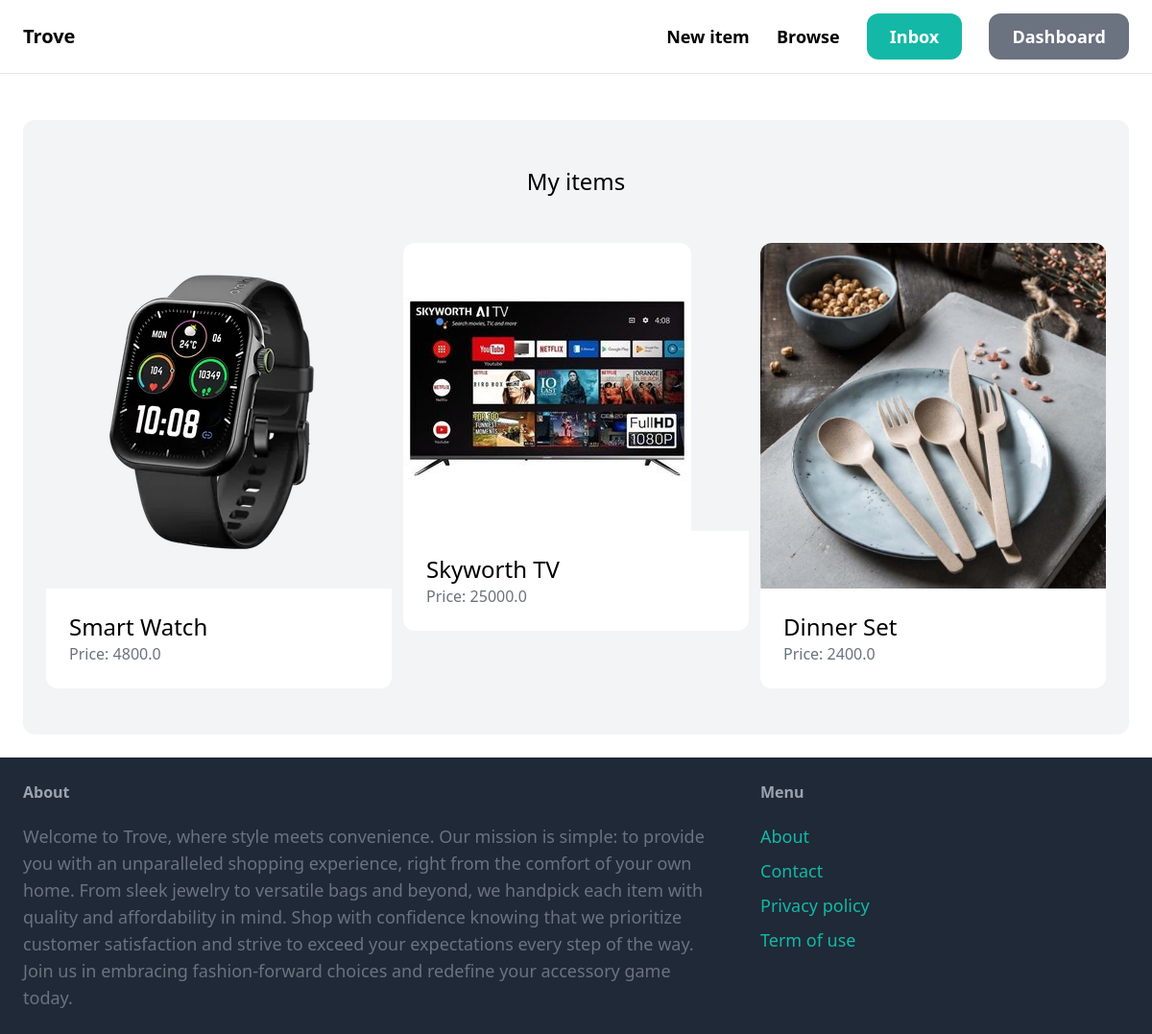
The page /dashboard/ (signed in) on the database its author committed.
### item/models.py (models this page shows, shortened)
class Item(models.Model):
    category = models.ForeignKey(Category, related_name='items', on_delete=models.CASCADE)
    name = models.CharField(max_length=255)
    description = models.TextField(blank=True, null=True)
    price = models.FloatField()
    image = models.ImageField(upload_to='item_images', blank=True, null=True)
    is_sold = models.BooleanField(default=False)
    created_by = models.ForeignKey(User, related_name='items', on_delete=models.CASCADE)
    created_at = models.DateTimeField(auto_now_add=True)

### dashboard/views.py (the view)
# urls.py: path('', views.index, name='index'),
@login_required
def index(request):
    items = Item.objects.filter(created_by=request.user)
    return render(request, 'dashboard/index.html', {
        'items': items,
    })

### dashboard/templates/dashboard/index.html (shortened to what this page needs)
{% extends 'core/base.html' %}
{% block content %}
    <div class="mt-6 px-6 py-12 bg-gray-100 rounded-xl">
        <h2 class="mb-12 text-2xl text-center">My items</h2>
        <div class="grid grid-cols-3 gap-3">
            {% for item in items %}
                <div>
                    <a href="{% url 'item:detail' item.id %}">
                        <div>
                            <img src="{{ item.image.url }}" class="rounded-t-xl">
                        </div>
                        <div class="p-6 bg-white rounded-b-xl">
                            <h2 class="text-2xl">{{ item.name }}</h2>
                            <p class="text-gray-500">Price: {{ item.price }}</p>
                        </div>
                    </a>
                </div>
            {% endfor %}
        </div>
    </div>
{% endblock %}

### rows shown on the page
Item: image (picture), name "Smart Watch", price "4800.0"
Item: image (picture), name "Skyworth TV", price "25000.0"
Item: image (picture), name "Dinner Set", price "2400.0"
